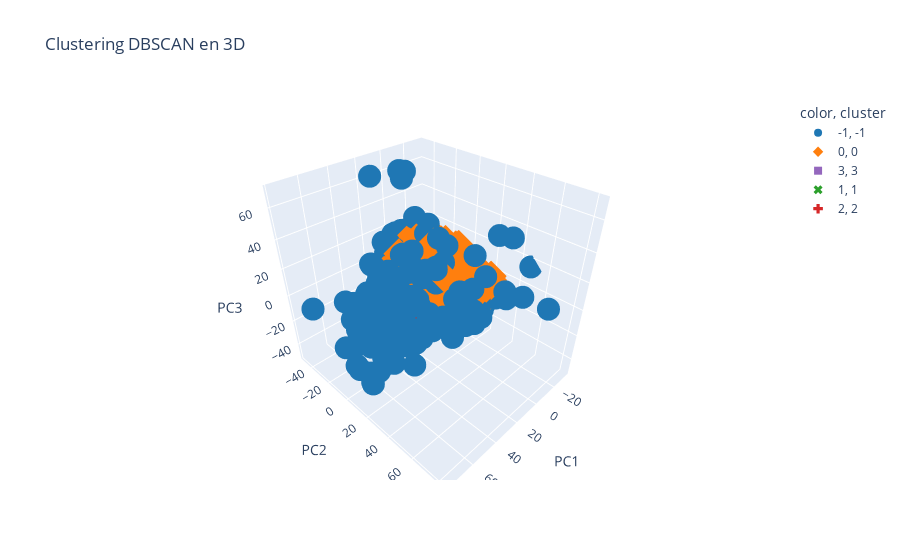

Notebook code for this chart:
### Code cell
import plotly.express as px

# Convertit chaque couleur RGB (float 0-1) en hex pour plotly
def rgb_to_hex(rgb):
    return '#%02x%02x%02x' % tuple(int(255*x) for x in rgb)

color_discrete_map = {str(cluster): rgb_to_hex(color) for cluster, color in color_dict.items()}



fig = px.scatter_3d(
    X, x='PC1', y='PC2', z='PC3',
    color=X['cluster'].astype(str),
    title="Clustering DBSCAN en 3D",
    symbol='cluster',
    color_discrete_map={str(k): rgb_to_hex(v) for k, v in color_dict.items()}
)
fig.show()

### Figure 1 — Plotly figure (JSON) as saved in the notebook; plotly's stock layout.template omitted (floating-point values rounded to 4 significant figures; data arrays with more than 128 entries replaced by an {"elided": "..."} marker saying what was removed)
{"data": [{"hovertemplate": "color=-1<br>cluster=-1<br>PC1=%{x}<br>PC2=%{y}<br>PC3=%{z}<extra></extra>", "legendgroup": "-1, -1", "marker": {"color": "#1f77b4", "symbol": "circle"}, "mode": "markers", "name": "-1, -1", "scene": "scene", "showlegend": true, "type": "scatter3d", "x": {"elided": "273 float values"}, "y": {"elided": "273 float values"}, "z": {"elided": "273 float values"}}, {"hovertemplate": "color=0<br>cluster=0<br>PC1=%{x}<br>PC2=%{y}<br>PC3=%{z}<extra></extra>", "legendgroup": "0, 0", "marker": {"color": "#ff7f0e", "symbol": "diamond"}, "mode": "markers", "name": "0, 0", "scene": "scene", "showlegend": true, "type": "scatter3d", "x": {"elided": "1713 float values"}, "y": {"elided": "1713 float values"}, "z": {"elided": "1713 float values"}}, {"hovertemplate": "color=3<br>cluster=3<br>PC1=%{x}<br>PC2=%{y}<br>PC3=%{z}<extra></extra>", "legendgroup": "3, 3", "marker": {"color": "#9467bd", "symbol": "square"}, "mode": "markers", "name": "3, 3", "scene": "scene", "showlegend": true, "type": "scatter3d", "x": [-21.04, -15.77, -17.27, -20.58, -18.3, -20.36, -17.91, -12.26, -18.45, -18.27, -22.24], "y": [-28.02, -32.55, -32.49, -32.44, -27.54, -28.62, -30.37, -29.48, -30.09, -28.54, -28.15], "z": [-23.29, -19.87, -18.76, -17.94, -24.11, -21.73, -20.14, -19.7, -22.04, -25.94, -23.8]}, {"hovertemplate": "color=1<br>cluster=1<br>PC1=%{x}<br>PC2=%{y}<br>PC3=%{z}<extra></extra>", "legendgroup": "1, 1", "marker": {"color": "#2ca02c", "symbol": "x"}, "mode": "markers", "name": "1, 1", "scene": "scene", "showlegend": true, "type": "scatter3d", "x": [31.84, 29.15, 30.17, 28.96, 32.07, 29.83, 27.6, 31.22, 29.52, 26.55, 28.56, 28.86, 29.21, 30.75, 30.05, 30.64, 29.5, 34.01], "y": [-13.41, -13.2, -15.0, -15.0, -14.9, -14.86, -20.01, -11.29, -4.396, -8.058, -6.707, -9.267, -10.27, -9.572, -11.77, -13.1, -8.107, -8.649], "z": [-3.509, -0.9941, -5.172, -0.04413, 5.3, -2.716, -5.439, -0.4954, -9.723, -8.072, -6.665, -10.38, -5.357, -4.386, 0.1434, -4.64, -5.786, -0.7319]}, {"hovertemplate": "color=2<br>cluster=2<br>PC1=%{x}<br>PC2=%{y}<br>PC3=%{z}<extra></extra>", "legendgroup": "2, 2", "marker": {"color": "#d62728", "symbol": "cross"}, "mode": "markers", "name": "2, 2", "scene": "scene", "showlegend": true, "type": "scatter3d", "x": [28.62, 26.17, 24.4, 28.82, 31.29, 23.78, 29.31, 23.43, 23.0, 27.85, 27.43, 29.66, 23.95, 29.02], "y": [16.42, 16.26, 13.61, 10.11, 17.85, 13.53, 14.86, 8.365, 16.87, 14.99, 16.36, 15.34, 19.2, 13.42], "z": [-10.28, -4.099, -7.003, -12.64, -5.248, -9.434, -9.398, -8.665, -11.47, -12.26, -14.65, -4.579, -6.332, -10.62]}], "layout": {"legend": {"title": {"text": "color, cluster"}, "tracegroupgap": 0}, "scene": {"domain": {"x": [0, 1], "y": [0, 1]}, "xaxis": {"title": {"text": "PC1"}}, "yaxis": {"title": {"text": "PC2"}}, "zaxis": {"title": {"text": "PC3"}}}, "title": {"text": "Clustering DBSCAN en 3D"}}}
